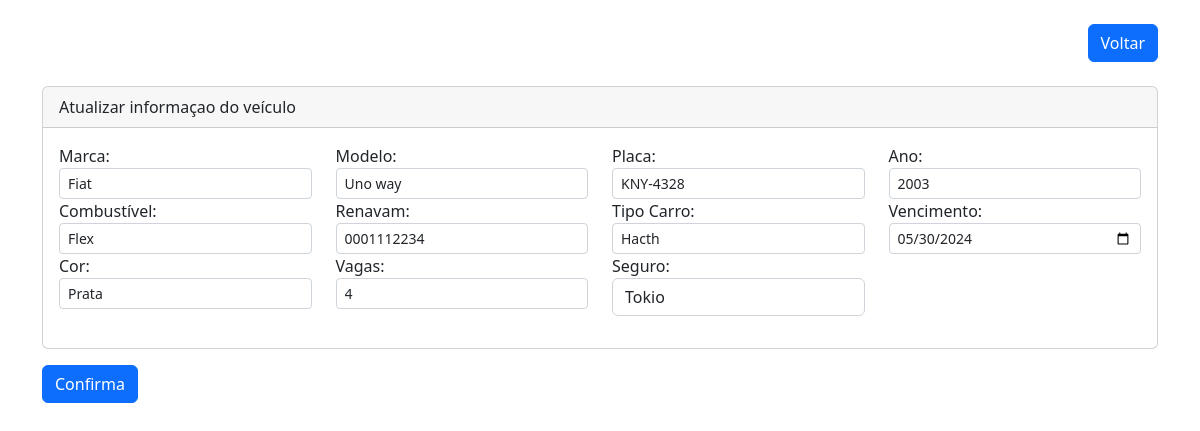
Screenshot of /App/views/user/CarroView/editarCarro.php?id=23 with the database file from the repository.
### tables this page shows
CREATE TABLE IF NOT EXISTS `carros` (
  `id` int NOT NULL AUTO_INCREMENT,
  `modelo` varchar(50) NOT NULL,
  `placa` varchar(10) NOT NULL,
  `renavam` varchar(15) NOT NULL,
  `ano` year NOT NULL,
  `cor` varchar(10) NOT NULL,
  `combustivel` varchar(15) NOT NULL,
  `vagas` int NOT NULL,
  `tipo_carro` varchar(80) NOT NULL,
  `marca` varchar(80) NOT NULL,
  `data_vencimento` date DEFAULT NULL,
  `id_seguradora` int NOT NULL,
  `created` datetime NOT NULL,
  `modified` datetime DEFAULT NULL,
  PRIMARY KEY (`id`),
  KEY `id_seguradora` (`id_seguradora`)
);

### App/config/conexao.php (called while the page is built, shortened)
<?php
class Banco
{
    protected $mysqli;
    private function conexao($servidor, $usuario, $senha, $banco)
    {
        try {
            $this->mysqli = new mysqli($servidor, $usuario, $senha, $banco);
        } catch (Exception $e) {
            die($e->getMessage());
        }
    }
    public function getConexao()
    {
        return $this->mysqli;
    }
}
?>

### App/controllers/Seguradora/SeguradoraListarController.php (called while the page is built)
<?php
require_once (__DIR__ ."/../../models/SeguradoraModel.php");
class listarSeguradora{
    private $listar;
    public function __construct(){
        $this->listar = new Seguradora();
        $this -> listarTodos();
    }
    public function listarTodos(){
        return $this -> listar->listarSeguradora();
    }
}

### App/models/SeguradoraModel.php (called while the page is built, shortened)
<?php
require_once (__DIR__ ."/../dao/SeguradoraDAO.php");
class Seguradora extends Banco
{
    private $seguradoraDAO;
    public function __construct()
    {
        $this->seguradoraDAO = new seguradoraDAO();
    }
    public function listarSeguradora()
    {
        return $this->seguradoraDAO->getSeguradora();
    }
}

### App/dao/SeguradoraDAO.php (called while the page is built, shortened)
<?php
require_once(__DIR__ . "/../config/conexao.php");
class SeguradoraDAO
{
    protected $conexao;
    public function __construct()
    {
        $this->conexao = new Banco();
    }
    public function getSeguradora()
    {
        try {
            $stmt = $this->conexao->getConexao()->prepare("SELECT * FROM seguradoras ORDER BY id DESC");
            $stmt->execute();
            $result = $stmt->get_result();
            $seguradoras = [];
            while ($row = $result->fetch_array(MYSQLI_ASSOC)) {
                $seguradoras[] = $row;
            }
            return $seguradoras;
        } catch (Exception $e) {
            echo "Erro ao listar seguradora: " . $e->getMessage();
            return [];
        }
    }
}
?>

### App/controllers/Carro/CarroEditarController.php (called while the page is built, shortened)
<?php
require_once(__DIR__ . "/../../models/CarroModel.php");
class editarVeiculo
{
    private $editar;
    private $modelo;
    private $placa;
    private $renavam;
    private $ano;
    private $cor;
    private $combustivel;
    private $vagas;
    private $tipo_carro;
    private $marca;
    private $data_vencimento;
    private $id_seguradora;
    public function __CONSTRUCT($id)
    {
        $this->editar = new Carro();
        $this->criarFormulario($id);
    }
    public function criarFormulario($id)
    {
        $row = $this->editar->pesquisaCarro($id);
        if ($row) {
            $this->modelo = $row['modelo'];
            $this->placa = $row['placa'];
            $this->renavam = $row['renavam'];
            $this->ano = $row['ano'];
            $this->cor = $row['cor'];
            $this->combustivel = $row['combustivel'];
            $this->vagas = $row['vagas'];
            $this->tipo_carro = $row['tipo_carro'];
            $this->marca = $row['marca'];
            $this->data_vencimento = $row['data_vencimento'];
            $this->id_seguradora = $row['id_seguradora'];
        }
    }
public
function getModelo()
{
    return $this->modelo;
}
public
function getPlaca()
{
    return $this->placa;
}
public
function getRenavam()
{
    return $this->renavam;
}
public
function getAno()
{
    return $this->ano;
}
public
function getCor()
{
    return $this->cor;
}
public
function getCombustivel()
{
    return $this->combustivel;
}
public
function getVagas()
{
    return $this->vagas;
}
public
function getIdSeguradora()
{
    return $this->id_seguradora;
}
public
function getTipoCarro()
{
    return $this->tipo_carro;
}
public
function getMarca()
{
    return $this->marca;
}
public
function getDataVencimento()
{
    return $this->data_vencimento;
}
}
$id = filter_input(INPUT_GET, 'id');
$editarCarro = new editarVeiculo($id);
?>

### App/models/CarroModel.php (called while the page is built, shortened)
<?php
require_once (__DIR__ ."/../dao/CarroDAO.php");
class Carro extends Banco {
    private $carroDAO;
    public function __construct()
    {
        $this->carroDAO=new CarroDAO();
    }
    public  function pesquisaCarro($id)
    {
        return $this->carroDAO->localizarCarro($id);
    }
}
?>

### App/dao/CarroDAO.php (called while the page is built, shortened)
<?php
require_once(__DIR__ . "/../config/conexao.php");
class CarroDAO
{
    protected $conexao;
    public function __construct()
    {
        $this->conexao = new Banco();
    }
    public function localizarCarro($id)
    {
        try {
            $stmt = $this->conexao->getConexao()->prepare("SELECT * FROM carros WHERE id=?");
            $stmt->bind_param("i", $id);
            $stmt->execute();
            $result = $stmt->get_result();
            return $result->fetch_array(MYSQLI_ASSOC);
        } catch (Exception $e) {
            echo "Erro ao localizar carro: " . $e->getMessage();
            return null;
        }
    }
}
?>

### App/views/user/CarroView/editarCarro.php (the view, shortened to what this page needs)
<?php
require_once("../../../controllers/Carro/CarroEditarController.php");
require_once("../../../controllers/Seguradora/SeguradoraListarController.php");
$controllerSeguradora = new listarSeguradora();
$rowSeguradora = $controllerSeguradora->listarTodos();
$optionsSeguradoraHtml = "";
foreach ($rowSeguradora as $seguradora) {
    $selected = ($editarCarro->getIdSeguradora() == $seguradora['id']) ? 'selected' : '';
    $optionsSeguradoraHtml .= '<option value="' . $seguradora['id'] . '" ' . $selected . '>' . $seguradora['nome'] . '</option>';
}
?>
<!DOCTYPE html>
<html lang="pt">
<head>
    <link rel="stylesheet" href="https://cdn.jsdelivr.net/npm/bootstrap@5.2.2/dist/css/bootstrap.min.css"
>
</head>
<body>
<?php require_once("../../../controllers/Carro/CarroEditarController.php"); ?>
<div class="container">
    <header class="d-flex justify-content-between- my-4">
        <div class="ms-auto">
            <a href="indexCarro.php" class="btn btn-primary">Voltar</a>
        </div>
    </header>
    <form action=" " method="post" enctype="multipart/form-data">
        <div class="card">
            <div class="card-header">Atualizar informaçao do veículo</div>
            <div class="card-body">
                <div class="row mb-3">
                    <div class="col-md-3">
                        <label>Marca:</label>
                        <input type="text" class="form-control form-control-sm" name="marca"
                               value="<?php echo !empty($editarCarro->getMarca()) ? $editarCarro->getMarca(): ''; ?>">
                    </div>
                    <div class="col-md-3">
                        <label>Modelo:</label>
                        <input type="text" class="form-control form-control-sm" name="modelo"
                               value="<?php echo !empty($editarCarro->getModelo()) ? $editarCarro->getModelo() : ''; ?>">
                    </div>
                    <div class="col-md-3">
                        <label>Placa:</label>
                        <input type="text" class="form-control form-control-sm" name="placa"
                               value="<?php echo !empty($editarCarro->getPlaca()) ? $editarCarro->getPlaca() : ''; ?>">
                    </div>
                    <div class="col-md-3">
                        <label>Ano:</label>
                        <input type="text" class="form-control form-control-sm" name="ano"
                               value="<?php echo !empty($editarCarro->getAno()) ? $editarCarro->getAno() : ''; ?>">
                    </div>
                    <div class="col-md-3">
                        <label>Combustível:</label>
                        <input type="text" class="form-control form-control-sm" name="combustivel"
                               value="<?php echo !empty($editarCarro->getCombustivel()) ? $editarCarro->getCombustivel() : ''; ?>">
                    </div>
                    <div class="col-md-3">
                        <label>Renavam:</label>
                        <input type="text" class="form-control form-control-sm" name="renavam"
                               value="<?php echo !empty($editarCarro->getRenavam()) ? $editarCarro->getRenavam() : ''; ?>">
                    </div>
                    <div class="col-md-3">
                        <label>Tipo Carro:</label>
                        <input type="text" class="form-control form-control-sm" name="tipo_carro"
                               value="<?php echo !empty($editarCarro->getTipoCarro()) ? $editarCarro->getTipoCarro() : ''; ?>">
                    </div>
                    <div class="col-md-3">
                        <label>Vencimento:</label>
                        <input type="date" class="form-control form-control-sm" name="data_vencimento"
                               value="<?php echo !empty($editarCarro->getDataVencimento()) ? $editarCarro->getDataVencimento() : ''; ?>">
                    </div>
                    <div class="col-md-3">
                        <label>Cor:</label>
                        <input type="text" class="form-control form-control-sm" name="cor"
                               value="<?php echo !empty($editarCarro->getCor()) ? $editarCarro->getCor() : ''; ?>">
                    </div>
                    <div class="col-md-3">
                        <label>Vagas:</label>
                        <input type="text" class="form-control form-control-sm" name="vagas"
                               value="<?php echo !empty($editarCarro->getVagas()) ? $editarCarro->getVagas() : ''; ?>">
                    </div>
                    <div class="col-md-3">
                        <label>Seguro:</label>
                        <select class="form-control" name="id_seguradora">
                            <?php echo $optionsSeguradoraHtml; ?>
                        </select>
                    </div>
                </div>
            </div>
        </div>
        <div class="mt-3">
            <button type="submit" class="btn btn-primary" id="editarCarro" name="submit" value="editarCarro">Confirma
            </button>
        </div>
    </form>
</div>
</body>
</html>

### rows the page displays
carros: marca "Fiat", modelo "Uno way", placa "KNY-4328", ano "2003", combustivel "Flex", renavam "0001112234", tipo_carro "Hacth", data_vencimento "05/30/2024", cor "Prata", vagas "4"

### other values shown
form field id_seguradora "Tokio"
